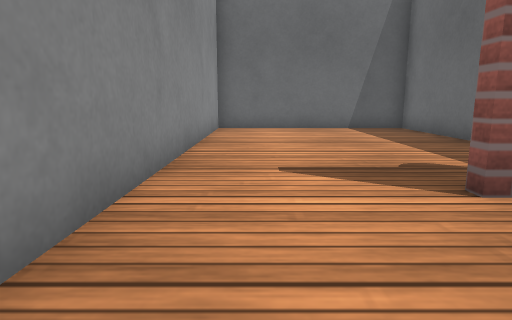
[1] (above)

12 first-person views from a walk through a world built for the Gazebo simulator. The camera is 0.5 m above the floor, tilts 10° down and sees 75° across. The floor is counted in squares, 0.5 m on a side. Each view is taken from the middle of a square. On the plan, view 1 faces up. The plan holds only what a view shows up to about 12 squares ahead; the rest is blank. Surface patterns are stand-ins for the level's own textures.

[2]
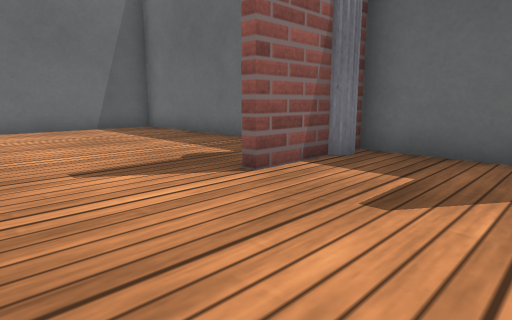

[3]
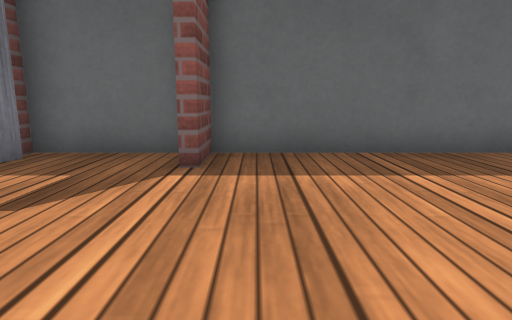

[4]
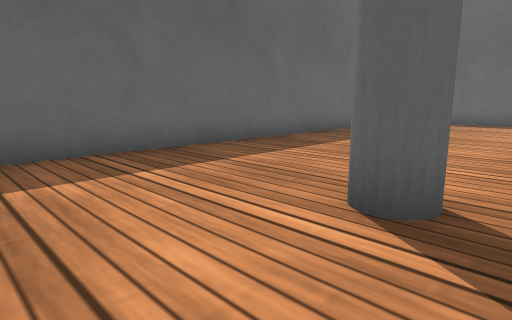

[5]
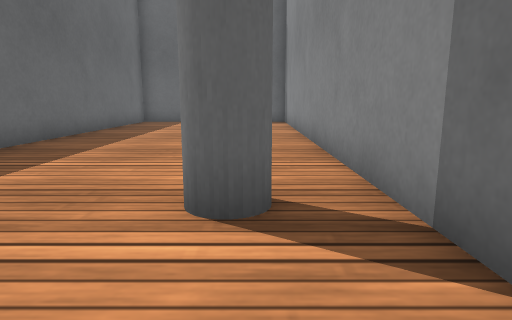

[6]
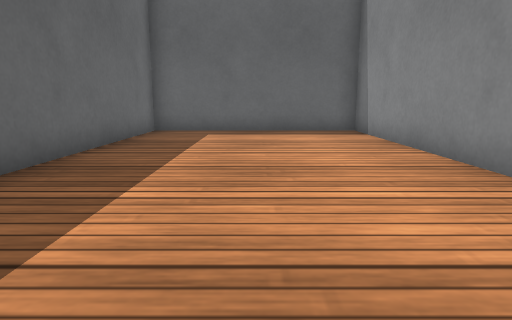

[7]
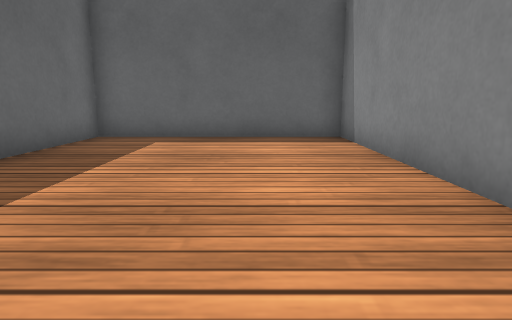

[8]
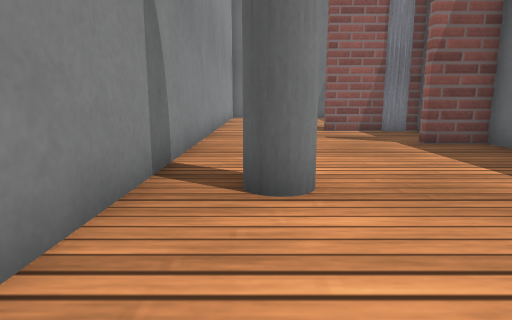

[9]
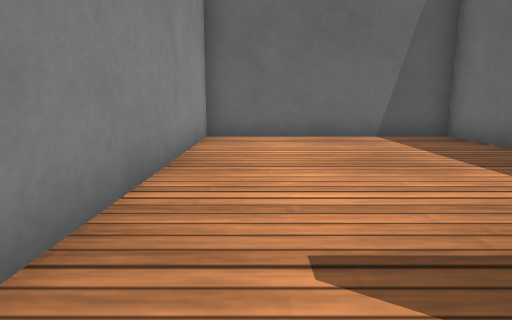

[10]
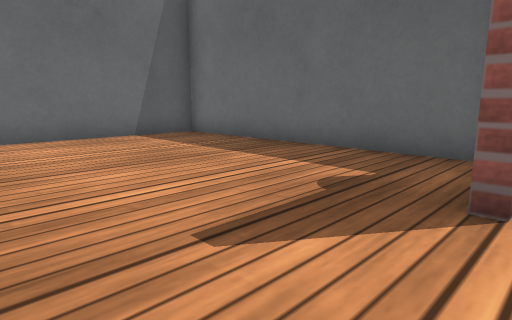

[11]
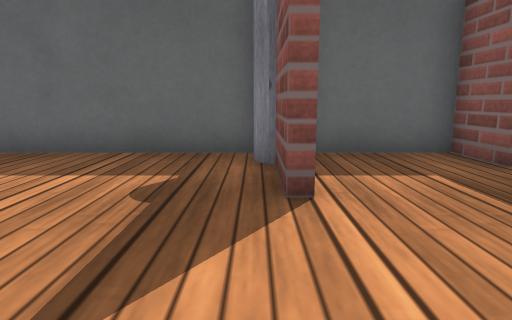

[12]
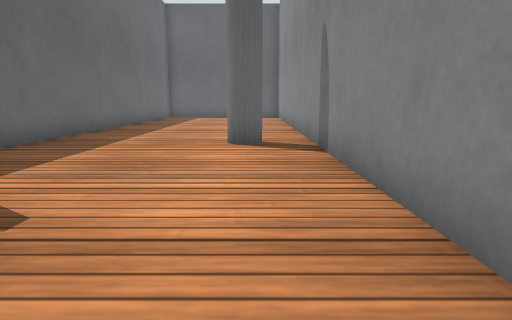

### Floor plan
Ten units are one square. View 1 is at (0, 0); x grows to the right and y downward. Boxes are objects, and circles mark ways between rooms. Rooms are numbered by the first view taken in them; rooms with no view inside come last. Other rooms are left out.
<svg viewBox="-19 -131 79 311">
<path fill="none" stroke="#000" d="M44 -34 24 -34M-14 -34 -14 175 55 175 55 1 40 1 40 -2 55 -2 55 -34 50 -34M24 -37 42 -37M55 -40 55 -126 -14 -126 -14 -34"/>
<circle cx="5" cy="-30" r="3" fill="#2a7"/>
<text x="20" y="70">1</text>
<text x="20" y="-80">2</text>
</svg>
Room 1 opens to room 2.

Where each view was taken, in squares from view 1:
view 1: 0 up, 0 right, facing up
view 2: 0 up, 1 left, facing up-right
view 3: 1 down, 1 left, facing right
view 4: 1 down, 1 left, facing down-right
view 5: 1 down, 0 right, facing down
view 6: 6 down, 2 right, facing down
view 7: 8 down, 1 right, facing down
view 8: 8 down, 0 right, facing up
view 9: 3 up, 0 right, facing up
view 10: 3 up, 1 left, facing up-right
view 11: 4 up, 1 left, facing right
view 12: 4 up, 0 right, facing down
